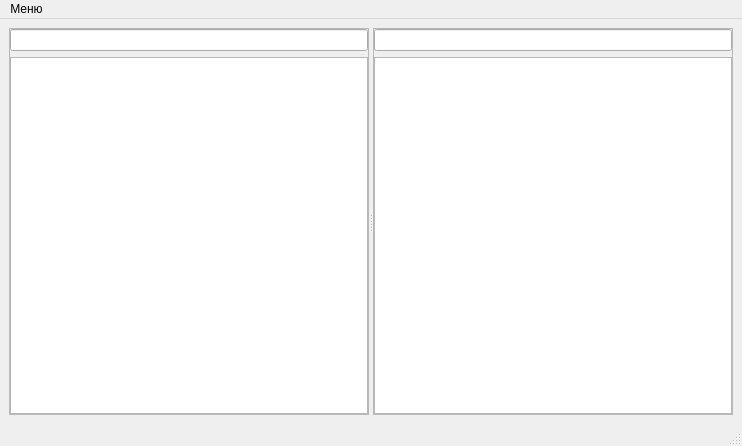
<?xml version="1.0" encoding="UTF-8"?>
<ui version="4.0">
 <class>MainWindow</class>
 <widget class="QMainWindow" name="MainWindow">
  <property name="geometry">
   <rect>
    <x>0</x>
    <y>0</y>
    <width>742</width>
    <height>446</height>
   </rect>
  </property>
  <property name="windowTitle">
   <string>Управление загруженными файлами</string>
  </property>
  <widget class="QWidget" name="centralwidget">
   <layout class="QVBoxLayout" name="verticalLayout">
    <item>
     <widget class="QSplitter" name="splitter">
      <property name="orientation">
       <enum>Qt::Horizontal</enum>
      </property>
      <widget class="QFrame" name="frame">
       <property name="frameShape">
        <enum>QFrame::StyledPanel</enum>
       </property>
       <property name="frameShadow">
        <enum>QFrame::Raised</enum>
       </property>
       <layout class="QVBoxLayout" name="verticalLayout_2">
        <property name="margin">
         <number>0</number>
        </property>
        <item>
         <widget class="QLineEdit" name="leMain">
          <property name="focusPolicy">
           <enum>Qt::NoFocus</enum>
          </property>
          <property name="readOnly">
           <bool>true</bool>
          </property>
         </widget>
        </item>
        <item>
         <widget class="QListWidget" name="lwMain">
          <property name="focusPolicy">
           <enum>Qt::StrongFocus</enum>
          </property>
         </widget>
        </item>
       </layout>
      </widget>
      <widget class="QFrame" name="frame_2">
       <property name="frameShape">
        <enum>QFrame::StyledPanel</enum>
       </property>
       <property name="frameShadow">
        <enum>QFrame::Raised</enum>
       </property>
       <layout class="QVBoxLayout" name="verticalLayout_3">
        <property name="margin">
         <number>0</number>
        </property>
        <item>
         <widget class="QLineEdit" name="leAux">
          <property name="focusPolicy">
           <enum>Qt::NoFocus</enum>
          </property>
          <property name="readOnly">
           <bool>true</bool>
          </property>
         </widget>
        </item>
        <item>
         <widget class="QListWidget" name="lwAux">
          <property name="focusPolicy">
           <enum>Qt::StrongFocus</enum>
          </property>
         </widget>
        </item>
       </layout>
      </widget>
     </widget>
    </item>
   </layout>
  </widget>
  <widget class="QMenuBar" name="menubar">
   <property name="geometry">
    <rect>
     <x>0</x>
     <y>0</y>
     <width>742</width>
     <height>21</height>
    </rect>
   </property>
   <widget class="QMenu" name="menu">
    <property name="title">
     <string>Меню</string>
    </property>
    <addaction name="action"/>
    <addaction name="action_2"/>
   </widget>
   <addaction name="menu"/>
  </widget>
  <widget class="QStatusBar" name="statusbar"/>
  <action name="action">
   <property name="text">
    <string>Сделать бэкап файла конфигурации</string>
   </property>
  </action>
  <action name="action_2">
   <property name="text">
    <string>Сохранить файл конфигурации</string>
   </property>
  </action>
 </widget>
 <tabstops>
  <tabstop>lwMain</tabstop>
  <tabstop>lwAux</tabstop>
  <tabstop>leMain</tabstop>
  <tabstop>leAux</tabstop>
 </tabstops>
 <resources/>
 <connections/>
</ui>
